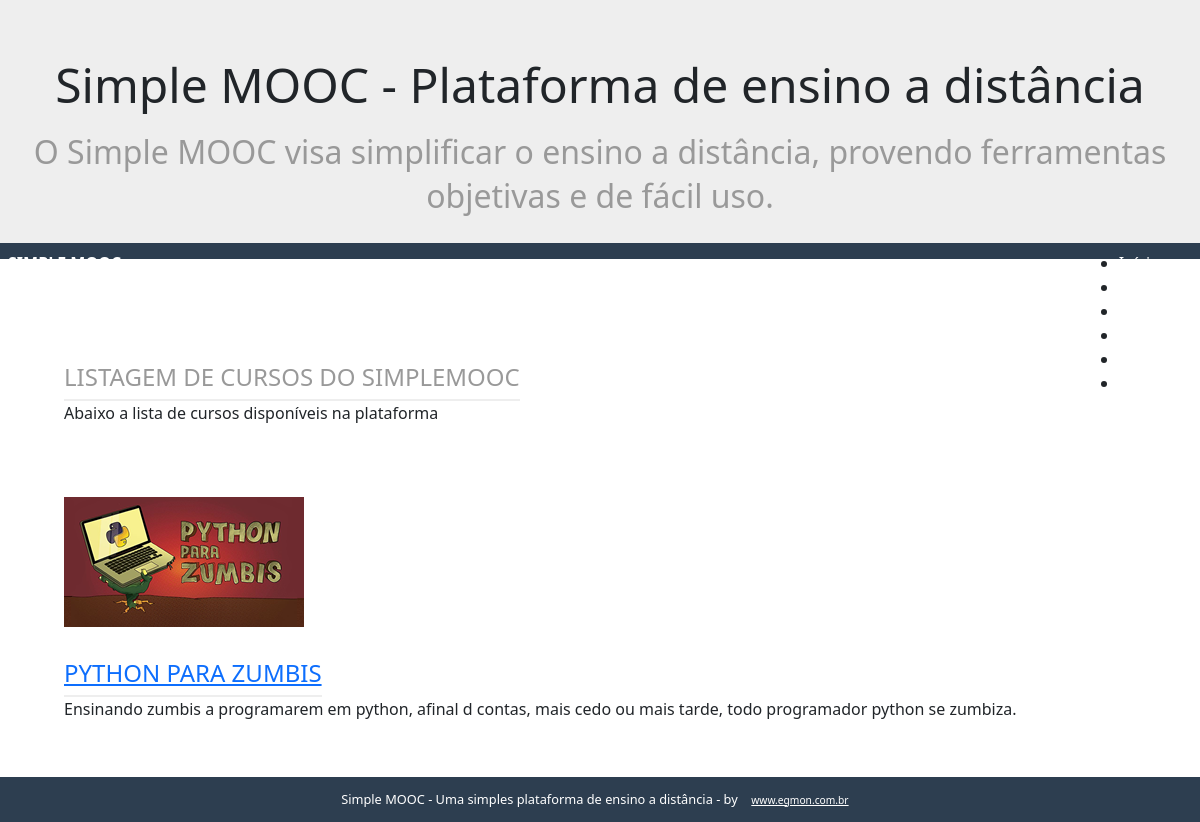
Screenshot of /cursos/ with the database file from the repository.
### courses/models.py (models this page shows, shortened)
class Course(models.Model):
    name = models.CharField('Nome', max_length=100)
    slug = models.SlugField('Atalho')
    description = models.TextField('Descrição', blank=True)
    about = models.TextField('Sobre o curso', blank=True)
    start_date = models.DateField('Data de Inicio', null=True, blank=True)
    image = models.ImageField(upload_to='courses/images', verbose_name='Imagem', null=True, blank=True)
    created_at = models.DateTimeField('Criado em ', auto_now_add=True)
    update_at = models.DateTimeField('Atualizado em', auto_now=True)
    objects = CourseManager()
    def get_absolute_url(self):
        return '/cursos/' + self.slug
    class Meta:
        verbose_name = 'Curso'
        verbose_name_plural = 'Cursos'
        ordering = ['name']

### courses/views.py (the view)
# urls.py: path("", index, name='index'),
def index(request):
    courses = Course.objects.all()
    template_name = 'courses/index.html'
    context = {
        'courses': courses
    }
    return render(request, template_name, context)

### courses/templates/courses/index.html (shortened to what this page needs)
{% extends 'base.html' %}
{% load static %}
{% block content %}
    <div class="pure-g-r content-ribbon">
        <div class="pure-u-1">
            <div class="l-box">
                <h4 class="content-subhead">Listagem de Cursos do SimpleMOOC</h4>
                <p>Abaixo a lista de cursos disponíveis na plataforma</p>
            </div>
        </div>
    </div>
    {% for course in courses %}
        <div class="pure-g-r content-ribbon">
            <div class="pure-u-1-3">
                <div class="l-box">
                    <a href="{{ course.get_absolute_url }}">
                        {% if course.image %}
                        <img src="{{ course.image.url }}" alt="{{ course.name }}" />
                        {% else %}
                        <img src="{% static 'img/course-image.png' %}" alt="{{ course.name }}" />
                        {% endif %}
                    </a>
                </div>
            </div>
            <div class="pure-u-2-3">
                <div class="l-box">
                    <h4 class="content-subhead"><a href="{{ course.get_absolute_url }}" title="">{{ course.name }}</a></h4>
                        {{ course.description|linebreaks }}
                </div>
            </div>
        </div>
    {% endfor %}
{% endblock %}

### core/static/css/styles.css (style rules this page uses)
* { -webkit-box-sizing: border-box; -moz-box-sizing: border-box; box-sizing: border-box; }
body { margin: 0 auto; line-height: 1.7em; }
a { color: #3b8bba; }
.l-box { padding: 1em; }
.content .content-subhead { color: #999; padding-bottom: 0.3em; text-transform: uppercase; margin: 0; border-bottom: 2px solid #eee; display: inline-block; }
.content .content-ribbon { margin: 1.5em 3em; }

### rows the page displays
Course: image (picture), name "PYTHON PARA ZUMBIS", description "Ensinando zumbis a programarem em python, afinal d contas, mais cedo ou mais tarde, todo programador python se zumbiza."
